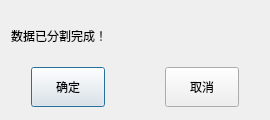
<?xml version="1.0" encoding="UTF-8"?>
<ui version="4.0">
 <class>Dialog</class>
 <widget class="QDialog" name="Dialog">
  <property name="geometry">
   <rect>
    <x>0</x>
    <y>0</y>
    <width>270</width>
    <height>120</height>
   </rect>
  </property>
  <property name="minimumSize">
   <size>
    <width>220</width>
    <height>120</height>
   </size>
  </property>
  <property name="maximumSize">
   <size>
    <width>270</width>
    <height>120</height>
   </size>
  </property>
  <property name="windowTitle">
   <string>分割完成</string>
  </property>
  <layout class="QHBoxLayout" name="horizontalLayout_2">
   <item>
    <layout class="QVBoxLayout" name="verticalLayout">
     <item>
      <widget class="QLabel" name="label">
       <property name="minimumSize">
        <size>
         <width>200</width>
         <height>50</height>
        </size>
       </property>
       <property name="maximumSize">
        <size>
         <width>200</width>
         <height>50</height>
        </size>
       </property>
       <property name="text">
        <string>数据已分割完成！</string>
       </property>
      </widget>
     </item>
     <item>
      <layout class="QHBoxLayout" name="horizontalLayout">
       <property name="spacing">
        <number>60</number>
       </property>
       <property name="leftMargin">
        <number>20</number>
       </property>
       <property name="rightMargin">
        <number>20</number>
       </property>
       <item>
        <widget class="QPushButton" name="ok_btn">
         <property name="minimumSize">
          <size>
           <width>0</width>
           <height>40</height>
          </size>
         </property>
         <property name="maximumSize">
          <size>
           <width>16777215</width>
           <height>40</height>
          </size>
         </property>
         <property name="text">
          <string>确定</string>
         </property>
        </widget>
       </item>
       <item>
        <widget class="QPushButton" name="cancel_btn">
         <property name="minimumSize">
          <size>
           <width>0</width>
           <height>40</height>
          </size>
         </property>
         <property name="maximumSize">
          <size>
           <width>16777215</width>
           <height>40</height>
          </size>
         </property>
         <property name="text">
          <string>取消</string>
         </property>
        </widget>
       </item>
      </layout>
     </item>
    </layout>
   </item>
  </layout>
 </widget>
 <resources/>
 <connections/>
</ui>
